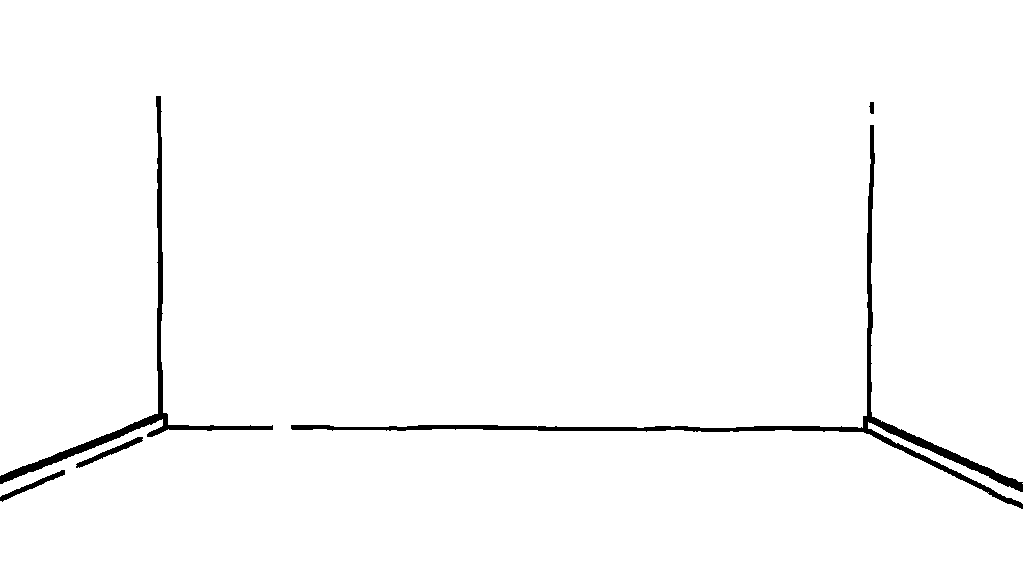
#> input picture assets/library/bg_empty.png, 1024 x 576 px
$ python -i humanise.py   (imports and definitions only)
#> lines starting #> are read from the running program, lines starting #| are printed output that depends on the picture; after the words box and inside, x2 and y2 are one past the last pixel; in counts of white or black regions, pixels touching at a corner belong together
#> further down, picture is the input picture: PIL image 1024x576 L; 98.3% white; 5 black regions, box (x1, y1, x2, y2) and area: (291, 125, 1023, 509) 5972, (0, 96, 273, 484) 3420, (76, 437, 143, 468) 368, (0, 470, 65, 502) 350, (869, 102, 874, 114) 48
"""The deterministic style pass every asset flows through.

FLUX schnell has a strong prior toward clean polished illustration and leaks
small amounts of colour. Prompting against both was measured and failed, so the
hand-drawn character is applied here instead, identically to every asset.
"""
import numpy as np
from PIL import Image, ImageFilter

# Style contract. Measured from a contact sheet; not per-call knobs.
WOBBLE = 5.0        # displacement amplitude in output pixels
PRESSURE = 0.35     # stroke thickening; higher blobs the line
BLUR_FRAC = 0.045   # displacement smoothness as a fraction of WORK
WORK = 1536         # warp here, then downscale: what makes tremor, not noise
ROTATE_DEG = 1.2
INK_THRESHOLD = 200


def is_monochrome(img: Image.Image) -> bool:
    a = np.array(img.convert("RGB"), dtype=np.int16)
    return bool((a.max(axis=2) - a.min(axis=2)).max() == 0)


def _field(rng, shape, amp: float, blur: int) -> np.ndarray:
    n = rng.normal(0, 1, shape).astype(np.float32)
    n = (n - n.min()) / (n.max() - n.min() + 1e-9) * 255.0
    n = np.array(
        Image.fromarray(n.astype(np.uint8), "L").filter(ImageFilter.GaussianBlur(blur)),
        dtype=np.float32,
    )
    n -= n.mean()
    return n / (np.abs(n).max() + 1e-9) * amp


def humanise(img: Image.Image, seed: int = 0) -> Image.Image:
#> called with seed = 0
    out_w, out_h = img.size
    side = max(out_w, out_h)
    off_x, off_y = (side - out_w) // 2, (side - out_h) // 2

    src_img = img
    if src_img.mode in ("RGBA", "LA", "P"):
        # convert("L") discards alpha outright, so a fully-transparent pixel
        # becomes an arbitrary grey/black value instead of background. Composite
        # onto white first so transparency reads as blank paper, not ink.
        src_img = src_img.convert("RGBA")
        flat = Image.new("RGBA", src_img.size, (255, 255, 255, 255))
        src_img = Image.alpha_composite(flat, src_img)

    # Pad to square rather than stretch: warping a stretched portrait gives the
    # tremor a different amplitude AND wavelength on each axis.
    square = Image.new("L", (side, side), 255)
#> square: PIL image 1024x1024 L; every value is 255
    square.paste(src_img.convert("L"), (off_x, off_y))
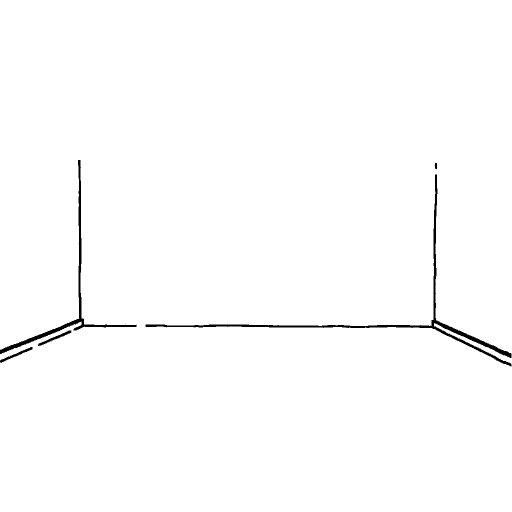
#> square: PIL image 1024x1024 L (shown at 1/2 size); 99% white; 5 black regions, box (x1, y1, x2, y2) and area: (291, 349, 1023, 733) 5972, (0, 320, 273, 708) 3420, (76, 661, 143, 692) 368, (0, 694, 65, 726) 350, (869, 326, 874, 338) 48
    src = square.resize((WORK, WORK), Image.LANCZOS)
    ink = (np.array(src, dtype=np.float32) < INK_THRESHOLD).astype(np.float32)
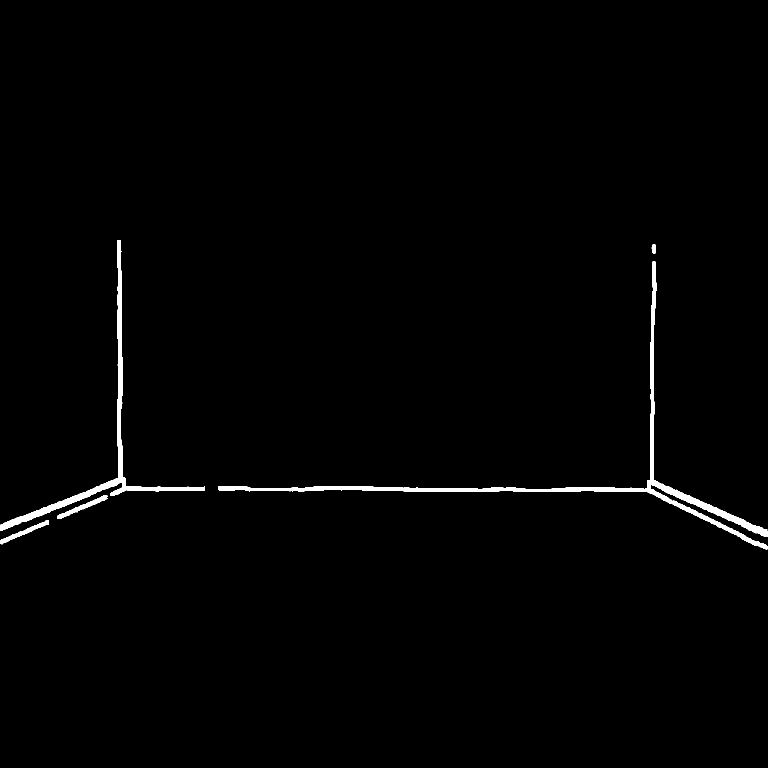
#> ink: shape (1536, 1536) float32 (shown at 1/2 size); values 0 (black) and 1 (white), 1% white; 5 white regions, box (x1, y1, x2, y2) and area: (436, 523, 1535, 1100) 14569, (0, 480, 410, 1062) 8192, (114, 991, 215, 1038) 905, (0, 1041, 98, 1089) 861, (1303, 489, 1311, 507) 112

    rng = np.random.default_rng(seed)
    blur = max(3, int(WORK * BLUR_FRAC))
    scale = WORK / side

    yy, xx = np.meshgrid(np.arange(WORK), np.arange(WORK), indexing="ij")
    xs = np.clip(xx + _field(rng, (WORK, WORK), WOBBLE * scale, blur), 0, WORK - 1).astype(np.int32)
    ys = np.clip(yy + _field(rng, (WORK, WORK), WOBBLE * scale, blur), 0, WORK - 1).astype(np.int32)
    k = ink[ys, xs]
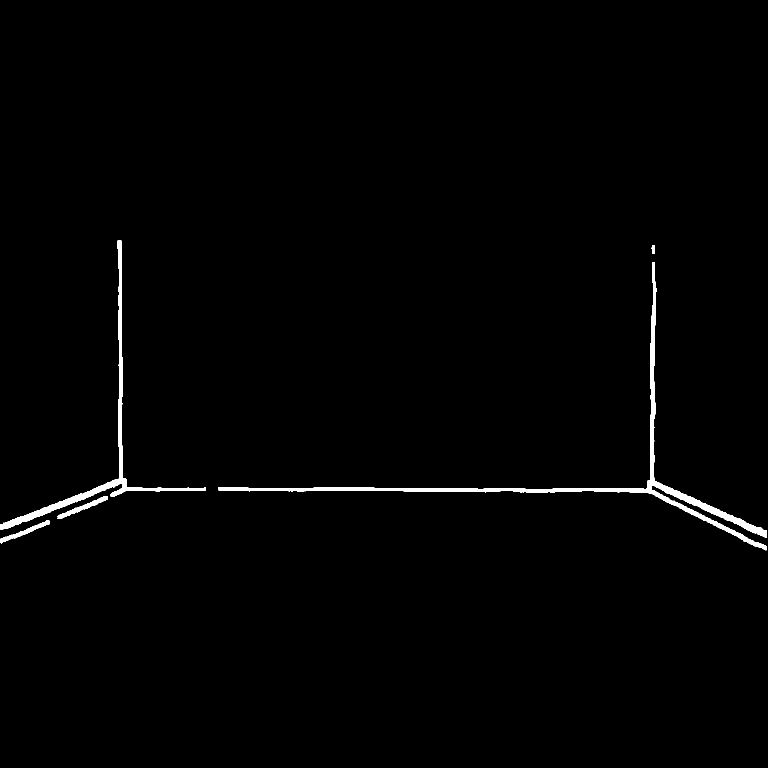
#> k: shape (1536, 1536) float32 (shown at 1/2 size); values 0 (black) and 1 (white), 1% white; 5 white regions, box (x1, y1, x2, y2) and area: (437, 524, 1534, 1101) 14517, (0, 481, 411, 1060) 8195, (115, 992, 216, 1038) 911, (0, 1041, 99, 1087) 862, (1302, 490, 1310, 508) 112

    radius = int(3 * scale) | 1
    thick = (
        np.array(
            Image.fromarray((k * 255).astype(np.uint8), "L").filter(ImageFilter.MaxFilter(radius)),
            dtype=np.float32,
        )
        / 255.0
    )
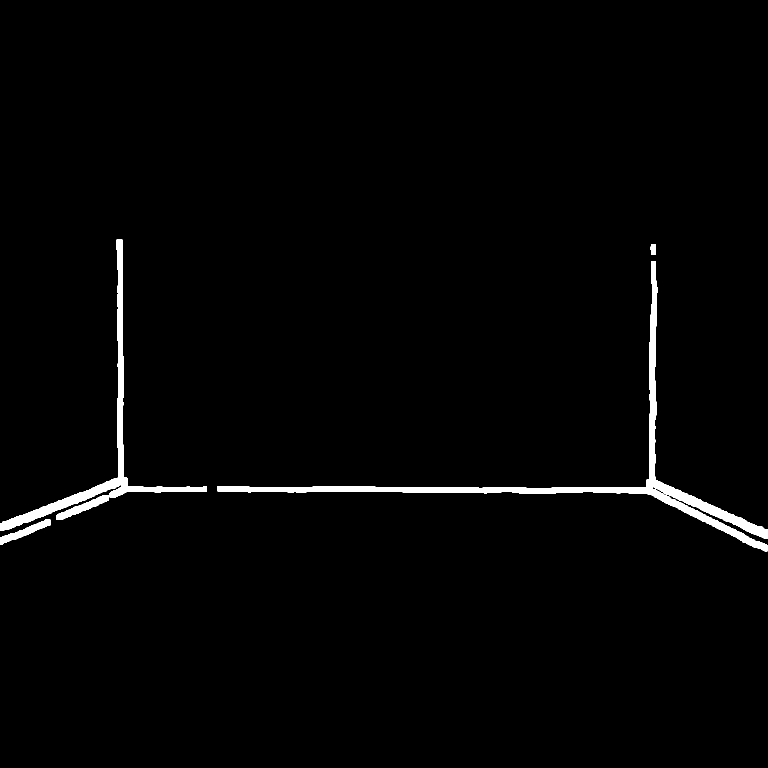
#> thick: shape (1536, 1536) float32 (shown at 1/2 size); values 0 (black) and 1 (white), 1.6% white; 5 white regions, box (x1, y1, x2, y2) and area: (435, 522, 1536, 1103) 22818, (0, 479, 413, 1062) 12463, (113, 990, 218, 1040) 1527, (0, 1039, 101, 1089) 1438, (1300, 488, 1312, 510) 232
    merged = np.clip(k + thick * PRESSURE, 0, 1)

    grey = Image.fromarray(((1 - merged) * 255).astype(np.uint8), "L").resize(
        (side, side), Image.LANCZOS
    )
    rotated = grey.rotate(
        rng.uniform(-ROTATE_DEG, ROTATE_DEG), fillcolor=255, resample=Image.BICUBIC
    )
    cropped = rotated.crop((off_x, off_y, off_x + out_w, off_y + out_h))
    # Threshold last so the resample and rotation cannot reintroduce grey.
    return Image.fromarray(
        np.where(np.array(cropped) < INK_THRESHOLD, 0, 255).astype(np.uint8), "L"
    )
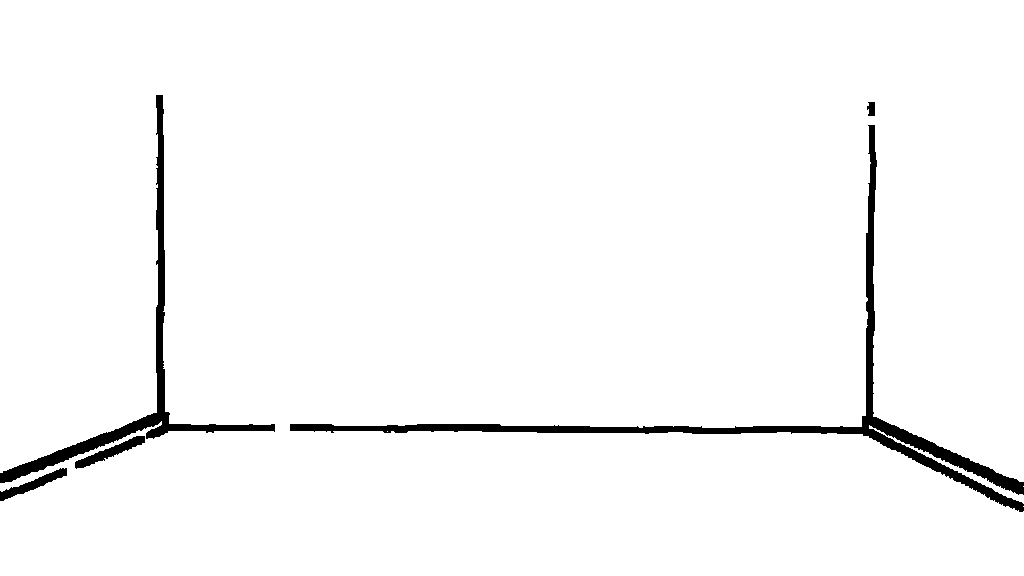
#> returned value: PIL image 1024x576 L; 97.3% white; 5 black regions, box (x1, y1, x2, y2) and area: (290, 125, 1024, 512) 9387, (0, 95, 275, 483) 5159, (75, 436, 145, 469) 638, (0, 468, 67, 501) 597, (867, 102, 875, 116) 94

>>> from PIL import Image
>>> picture = Image.open('../../../assets/library/bg_empty.png')
>>> result = humanise(picture)

$ run again, on assets/library/bg_factory.png
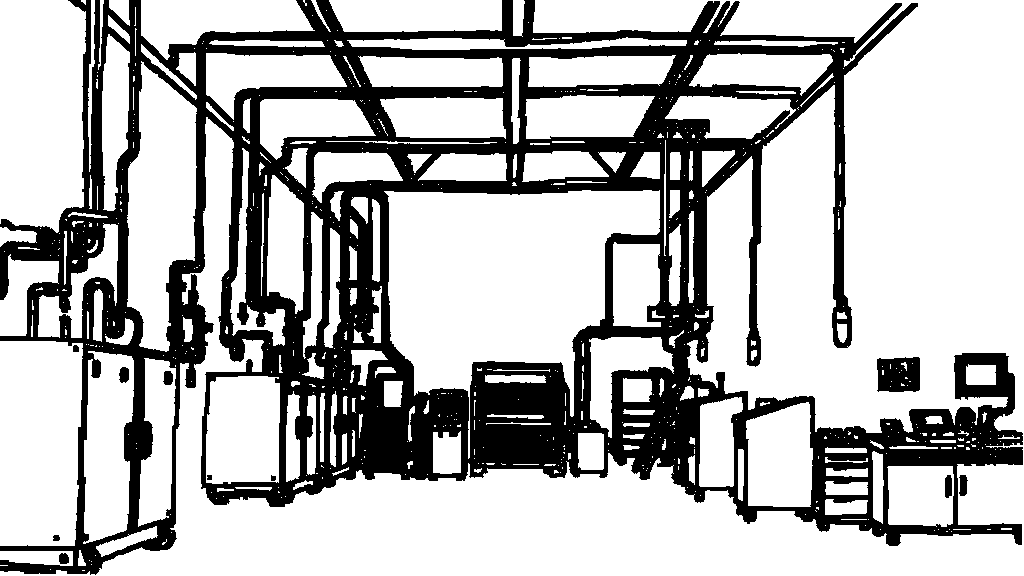
#> input picture assets/library/bg_factory.png, 1024 x 576 px
#> picture is the input picture: PIL image 1024x576 L; 71.9% white; 11 black regions, largest, box (x1, y1, x2, y2) and area: (0, 0, 1023, 575) 163674, (877, 357, 920, 392) 1346, (945, 475, 952, 498) 146
#> ink: shape (1536, 1536) float32; values 0 (black) and 1 (white), 16.4% white; 11 white regions, largest, box (x1, y1, x2, y2) and area: (0, 336, 1535, 1199) 382938, (1315, 871, 1380, 924) 3126, (1438, 1048, 1452, 1080) 355
#> k: shape (1536, 1536) float32; values 0 (black) and 1 (white), 16.4% white; 12 white regions (1 under 20 px), largest, box (x1, y1, x2, y2) and area: (0, 337, 1534, 1200) 382827, (1316, 872, 1381, 925) 3126, (1437, 1049, 1451, 1081) 355
#> thick: shape (1536, 1536) float32; values 0 (black) and 1 (white), 20.5% white; 4 white regions, box (x1, y1, x2, y2) and area: (0, 335, 1536, 1202) 478305, (1314, 870, 1383, 927) 3736, (177, 885, 197, 914) 518, (76, 1136, 91, 1150) 201
#> in humanise, `grey = Image.fromarray(((1 - merged) * 255).astype(np.uint8), "L").res..`:
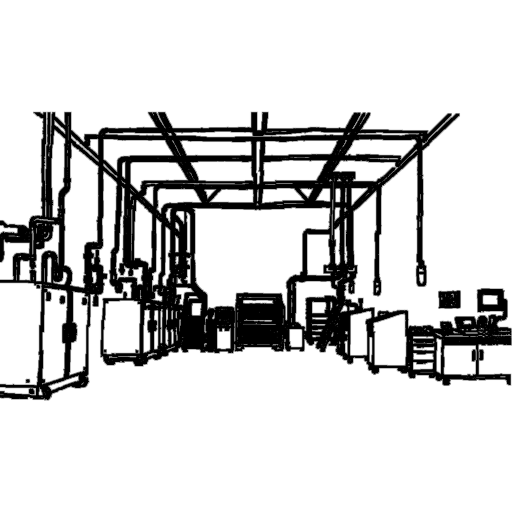
#> grey: PIL image 1024x1024 L (shown at 1/2 size); min 0, max 255, mean 209.7
#> in humanise, `return Image.fromarray( np.where(np.array(cropped) < INK_THRESHOLD, 0,..`:
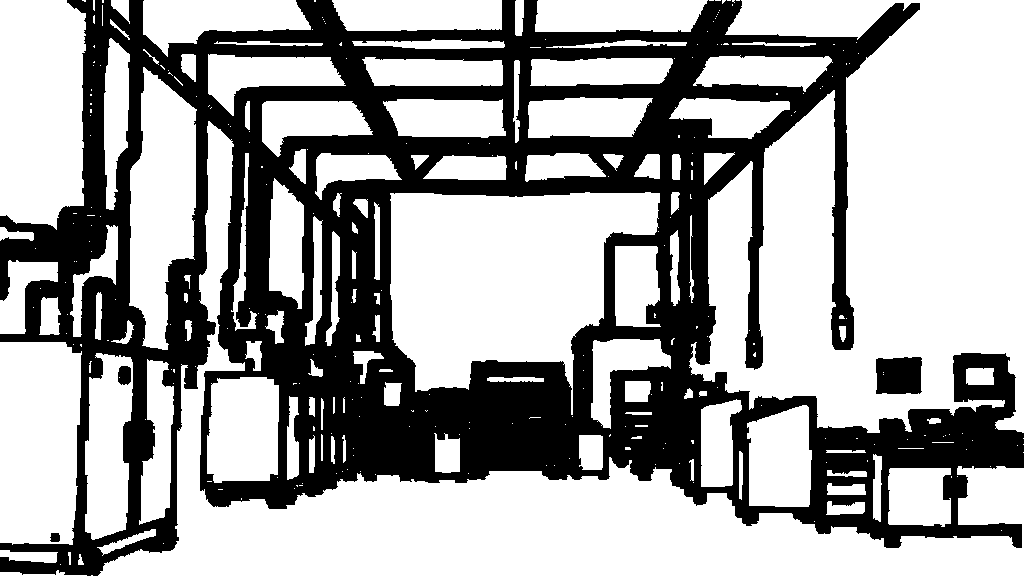
#> returned value: PIL image 1024x576 L; 64.8% white; 4 black regions, box (x1, y1, x2, y2) and area: (0, 0, 1024, 576) 205632, (876, 357, 922, 394) 1598, (118, 366, 131, 385) 218, (50, 533, 60, 542) 80

$ run again, on assets/library/bg_field.png
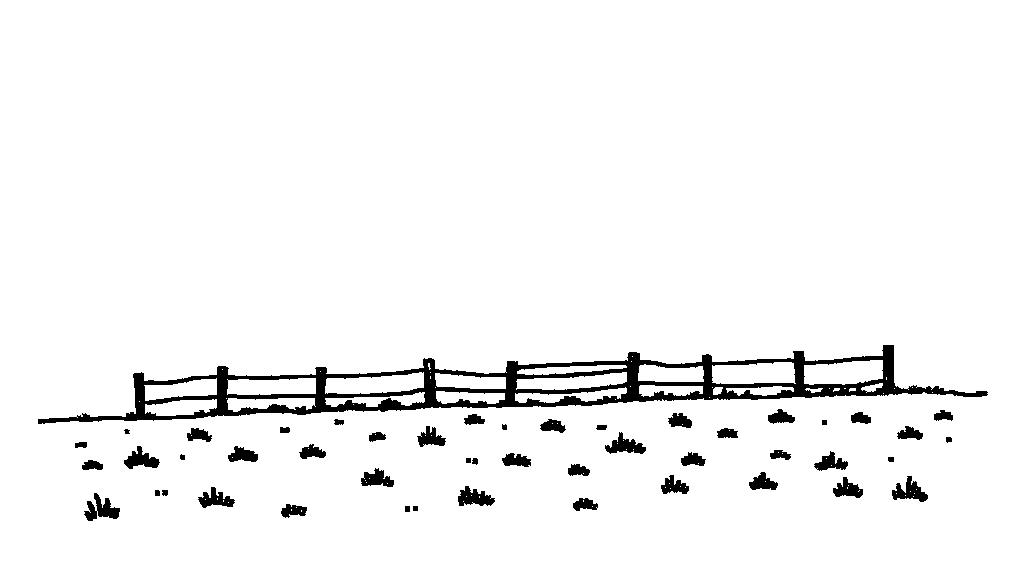
#> input picture assets/library/bg_field.png, 1024 x 576 px
#> picture is the input picture: PIL image 1024x576 L; 95.8% white; 48 black regions, largest, box (x1, y1, x2, y2) and area: (38, 345, 988, 424) 15449, (84, 493, 120, 521) 500, (892, 476, 928, 502) 458
#> ink: shape (1536, 1536) float32; values 0 (black) and 1 (white), 2.5% white; 48 white regions, largest, box (x1, y1, x2, y2) and area: (57, 853, 1482, 972) 37191, (126, 1075, 180, 1118) 1216, (1338, 1050, 1392, 1089) 1103
#> k: shape (1536, 1536) float32; values 0 (black) and 1 (white), 2.5% white; 49 white regions (1 under 20 px), largest, box (x1, y1, x2, y2) and area: (58, 854, 1481, 972) 37127, (127, 1076, 181, 1119) 1218, (1337, 1051, 1391, 1090) 1096
#> thick: shape (1536, 1536) float32; values 0 (black) and 1 (white), 3.8% white; 45 white regions, largest, box (x1, y1, x2, y2) and area: (56, 852, 1483, 974) 54914, (125, 1074, 183, 1121) 1791, (1335, 1049, 1393, 1092) 1591
#> in humanise, `grey = Image.fromarray(((1 - merged) * 255).astype(np.uint8), "L").res..`:
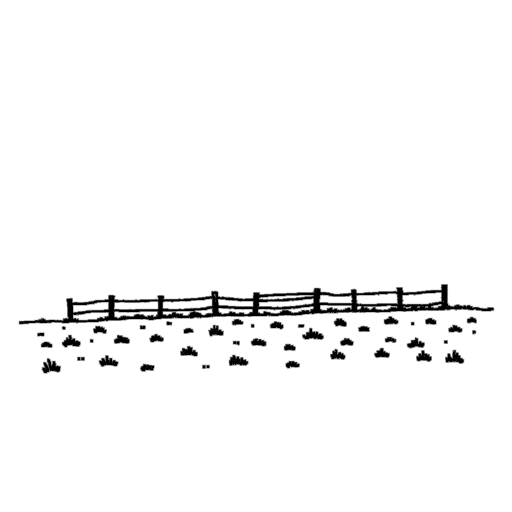
#> grey: PIL image 1024x1024 L (shown at 1/2 size); min 0, max 255, mean 247.5
#> in humanise, `return Image.fromarray( np.where(np.array(cropped) < INK_THRESHOLD, 0,..`:
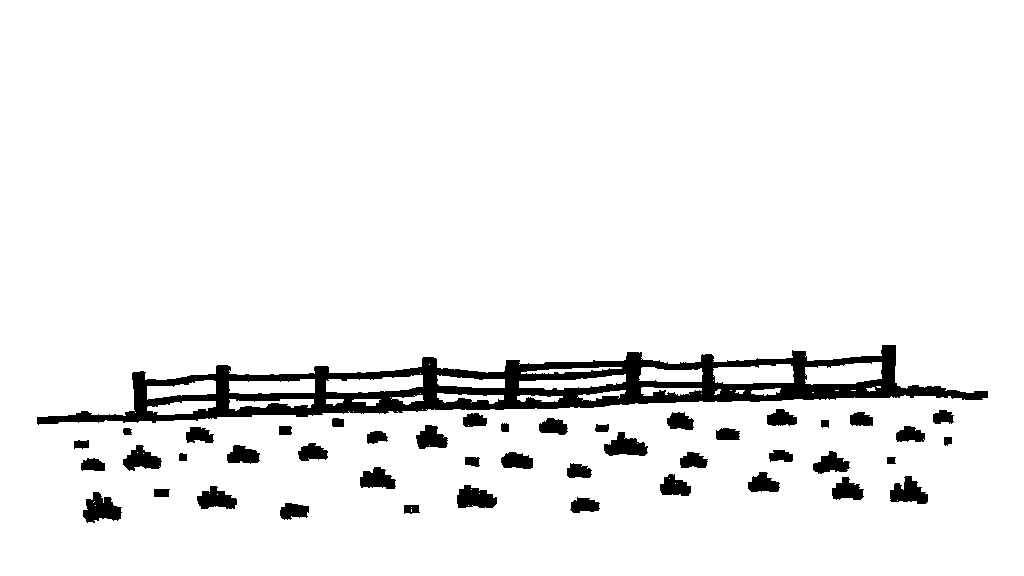
#> returned value: PIL image 1024x576 L; 93.7% white; 45 black regions, largest, box (x1, y1, x2, y2) and area: (37, 345, 988, 425) 22874, (83, 492, 122, 523) 756, (457, 485, 497, 508) 674
